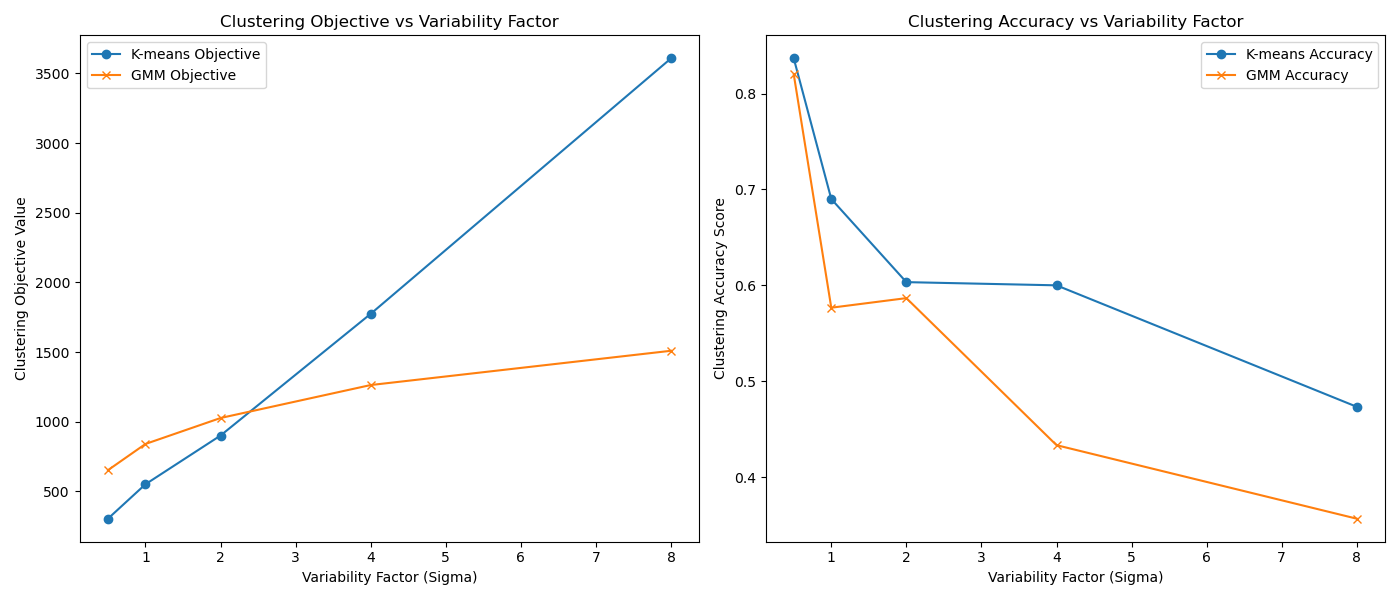

Reproduce this figure in Python.
import numpy as np
import matplotlib.pyplot as plt
from scipy.stats import multivariate_normal

def calculate_kmeans_objective(data_points, cluster_labels, cluster_centroids):
    point_to_centroid_distances = np.linalg.norm(data_points - cluster_centroids[cluster_labels], axis=1)
    return np.sum(point_to_centroid_distances**2)

def evaluate_clustering_accuracy(ideal_means, determined_centroids, assigned_labels, true_cluster_labels):
    centroid_to_mean_mapping = {}
    for centroid_index in range(len(determined_centroids)):
        minimum_distance = np.inf
        for mean_index in range(len(ideal_means)):
            distance_to_mean = np.linalg.norm(determined_centroids[centroid_index] - ideal_means[mean_index])
            if distance_to_mean < minimum_distance:
                minimum_distance = distance_to_mean
                centroid_to_mean_mapping[centroid_index] = mean_index
    for label_index in range(len(assigned_labels)):
        assigned_labels[label_index] = centroid_to_mean_mapping[assigned_labels[label_index]]

    accurate_count = sum(assigned_label == true_label for assigned_label, true_label in zip(assigned_labels, true_cluster_labels))
    return accurate_count / len(assigned_labels)

def compute_gmm_negative_log_likelihood(data_points, gmm_labels, gmm_means, gmm_covariances):
    neg_log_likelihood_total = 0
    for mean_index, mean in enumerate(gmm_means):
        data_in_cluster = data_points[gmm_labels == mean_index]
        if data_in_cluster.size > 0:
            cluster_log_likelihood = multivariate_normal.logpdf(data_in_cluster, mean=mean, cov=gmm_covariances[mean_index])
            neg_log_likelihood_total -= np.sum(cluster_log_likelihood)
    return neg_log_likelihood_total

def perform_kmeans_clustering(data_points, num_clusters, max_iterations=100):
    centroids = data_points[np.random.choice(data_points.shape[0], num_clusters, replace=False)]
    for iteration in range(max_iterations):
        distances_to_centroids = np.linalg.norm(data_points[:, np.newaxis] - centroids[np.newaxis, :], axis=2)
        closest_centroid_labels = np.argmin(distances_to_centroids, axis=1)
        updated_centroids = np.array([data_points[closest_centroid_labels == k].mean(axis=0) for k in range(num_clusters)])

        if np.all(updated_centroids == centroids):
            break
        centroids = updated_centroids
    return closest_centroid_labels, centroids

def perform_gmm_clustering(data_points, num_clusters, max_iterations=100, convergence_tolerance=1e-3):
    num_points, num_dimensions = data_points.shape
    gmm_means = data_points[np.random.choice(num_points, num_clusters, replace=False)]
    gmm_covariances = [np.eye(num_dimensions) * np.var(data_points, axis=0) for _ in range(num_clusters)]
    mixing_coefficients = np.ones(num_clusters) / num_clusters
    responsibilities = np.zeros((num_points, num_clusters))
    previous_log_likelihood = -np.inf

    for iteration in range(max_iterations):
        for cluster_index in range(num_clusters):
            responsibilities[:, cluster_index] = mixing_coefficients[cluster_index] * multivariate_normal.pdf(data_points, mean=gmm_means[cluster_index], cov=gmm_covariances[cluster_index])

        log_likelihood = np.sum(np.log(np.dot(responsibilities, mixing_coefficients)))
        
        if np.abs(log_likelihood - previous_log_likelihood) <= convergence_tolerance:
            break
        previous_log_likelihood = log_likelihood

        responsibilities /= responsibilities.sum(axis=1, keepdims=True)

        cluster_sizes = responsibilities.sum(axis=0)
        for cluster_index in range(num_clusters):
            gmm_means[cluster_index] = np.dot(responsibilities[:, cluster_index], data_points) / cluster_sizes[cluster_index]
            data_points_centered = data_points - gmm_means[cluster_index]
            gmm_covariances[cluster_index] = np.dot(responsibilities[:, cluster_index] * data_points_centered.T, data_points_centered) / cluster_sizes[cluster_index]
            mixing_coefficients[cluster_index] = cluster_sizes[cluster_index] / num_points

    final_labels = np.argmax(responsibilities, axis=1)
    return final_labels, gmm_means, gmm_covariances

def generate_synthetic_data(variability_factor):
    samples_per_cluster = 100
    cluster_A_mean = [-1, -1]
    cluster_B_mean = [1, -1]
    cluster_C_mean = [0, 1]
    cluster_A_covariance = [[2*variability_factor, 0.5*variability_factor], [0.5*variability_factor, 1*variability_factor]]
    cluster_B_covariance = [[1*variability_factor, -0.5*variability_factor], [-0.5*variability_factor, 2*variability_factor]]
    cluster_C_covariance = [[1*variability_factor, 0], [0, 2*variability_factor]]
    
    points_A = np.random.multivariate_normal(cluster_A_mean, cluster_A_covariance, samples_per_cluster)
    points_B = np.random.multivariate_normal(cluster_B_mean, cluster_B_covariance, samples_per_cluster)
    points_C = np.random.multivariate_normal(cluster_C_mean, cluster_C_covariance, samples_per_cluster)
    
    combined_points = np.concatenate((points_A, points_B, points_C), axis=0)
    actual_labels = np.array([0]*samples_per_cluster + [1]*samples_per_cluster + [2]*samples_per_cluster)
    true_centroid_means = [cluster_A_mean, cluster_B_mean, cluster_C_mean]
    
    return combined_points, actual_labels, true_centroid_means

variability_factors = [0.5, 1, 2, 4, 8]

kmeans_objective_values = []
kmeans_accuracy_scores = []
gmm_objective_values = []
gmm_accuracy_scores = []

for variability in variability_factors:
    synthetic_data, actual_labels, ideal_means = generate_synthetic_data(variability)
    
    kmeans_assigned_labels, kmeans_determined_centroids = perform_kmeans_clustering(synthetic_data, num_clusters=3)
    kmeans_objective_values.append(calculate_kmeans_objective(synthetic_data, kmeans_assigned_labels, kmeans_determined_centroids))
    kmeans_accuracy_scores.append(evaluate_clustering_accuracy(ideal_means, kmeans_determined_centroids, kmeans_assigned_labels, actual_labels))
    
    gmm_assigned_labels, gmm_determined_means, gmm_determined_covariances = perform_gmm_clustering(synthetic_data, num_clusters=3)
    gmm_objective_values.append(compute_gmm_negative_log_likelihood(synthetic_data, gmm_assigned_labels, gmm_determined_means, gmm_determined_covariances))
    gmm_accuracy_scores.append(evaluate_clustering_accuracy(ideal_means, gmm_determined_means, gmm_assigned_labels, actual_labels))




fig, axis = plt.subplots(1, 2, figsize=(14, 6))

axis[0].plot(variability_factors, kmeans_objective_values, marker='o', label='K-means Objective')
axis[0].plot(variability_factors, gmm_objective_values, marker='x', label='GMM Objective')
axis[0].set_xlabel('Variability Factor (Sigma)')
axis[0].set_ylabel('Clustering Objective Value')
axis[0].set_title('Clustering Objective vs Variability Factor')
axis[0].legend()

axis[1].plot(variability_factors, kmeans_accuracy_scores, marker='o', label='K-means Accuracy')
axis[1].plot(variability_factors, gmm_accuracy_scores, marker='x', label='GMM Accuracy')
axis[1].set_xlabel('Variability Factor (Sigma)')
axis[1].set_ylabel('Clustering Accuracy Score')
axis[1].set_title('Clustering Accuracy vs Variability Factor')
axis[1].legend()

plt.tight_layout()
plt.savefig("1.2.png")
plt.show()
